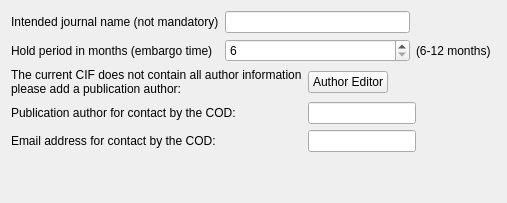
                <widget class="QWidget" name="page_prepublication">
                 <layout class="QVBoxLayout" name="verticalLayout_25">
                  <item>
                   <layout class="QGridLayout" name="gridLayout_21">
                    <item row="0" column="2">
                     <spacer name="horizontalSpacer_29">
                      <property name="orientation">
                       <enum>Qt::Horizontal</enum>
                      </property>
                      <property name="sizeType">
                       <enum>QSizePolicy::Preferred</enum>
                      </property>
                      <property name="sizeHint" stdset="0">
                       <size>
                        <width>80</width>
                        <height>20</height>
                       </size>
                      </property>
                     </spacer>
                    </item>
                    <item row="1" column="1">
                     <widget class="QSpinBox" name="embargoTimeInMonthsSpinBox">
                      <property name="minimum">
                       <number>6</number>
                      </property>
                      <property name="maximum">
                       <number>12</number>
                      </property>
                     </widget>
                    </item>
                    <item row="1" column="2">
                     <widget class="QLabel" name="label_8">
                      <property name="text">
                       <string>(6-12 months)</string>
                      </property>
                     </widget>
                    </item>
                    <item row="0" column="1">
                     <widget class="QLineEdit" name="journalNameLineEdit"/>
                    </item>
                    <item row="1" column="0">
                     <widget class="QLabel" name="embargoTimeInMonthsLabel">
                      <property name="text">
                       <string>Hold period in months (embargo time)</string>
                      </property>
                     </widget>
                    </item>
                    <item row="0" column="0">
                     <widget class="QLabel" name="journalMameLabel">
                      <property name="text">
                       <string>Intended journal name (not mandatory)</string>
                      </property>
                     </widget>
                    </item>
                   </layout>
                  </item>
                  <item>
                   <layout class="QGridLayout" name="gridLayout_author_prepubl">
                    <item row="0" column="3">
                     <spacer name="horizontalSpacer_35">
                      <property name="orientation">
                       <enum>Qt::Horizontal</enum>
                      </property>
                      <property name="sizeType">
                       <enum>QSizePolicy::Preferred</enum>
                      </property>
                      <property name="sizeHint" stdset="0">
                       <size>
                        <width>80</width>
                        <height>20</height>
                       </size>
                      </property>
                     </spacer>
                    </item>
                    <item row="0" column="1">
                     <widget class="QLabel" name="authorsFullNamePersonalLabel_2">
                      <property name="text">
                       <string>The current CIF does not contain all author information 
please add a publication author:</string>
                      </property>
                     </widget>
                    </item>
                    <item row="1" column="2">
                     <widget class="QLineEdit" name="ContactAuthorLineEdit_2">
                      <property name="readOnly">
                       <bool>true</bool>
                      </property>
                     </widget>
                    </item>
                    <item row="0" column="2">
                     <widget class="QPushButton" name="authorEditorPushButton_2">
                      <property name="sizePolicy">
                       <sizepolicy hsizetype="Fixed" vsizetype="Fixed">
                        <horstretch>0</horstretch>
                        <verstretch>0</verstretch>
                       </sizepolicy>
                      </property>
                      <property name="text">
                       <string>Author Editor</string>
                      </property>
                     </widget>
                    </item>
                    <item row="1" column="1">
                     <widget class="QLabel" name="ContactAuthorLabel_2">
                      <property name="text">
                       <string>Publication author for contact by the COD:</string>
                      </property>
                     </widget>
                    </item>
                    <item row="2" column="1">
                     <widget class="QLabel" name="label_15">
                      <property name="text">
                       <string>Email address for contact by the COD:</string>
                      </property>
                     </widget>
                    </item>
                    <item row="2" column="2">
                     <widget class="QLineEdit" name="ContactEmailLineEdit_2">
                      <property name="readOnly">
                       <bool>true</bool>
                      </property>
                     </widget>
                    </item>
                   </layout>
                  </item>
                  <item>
                   <spacer name="verticalSpacer_13">
                    <property name="orientation">
                     <enum>Qt::Vertical</enum>
                    </property>
                    <property name="sizeHint" stdset="0">
                     <size>
                      <width>20</width>
                      <height>40</height>
                     </size>
                    </property>
                   </spacer>
                  </item>
                 </layout>
                </widget>
